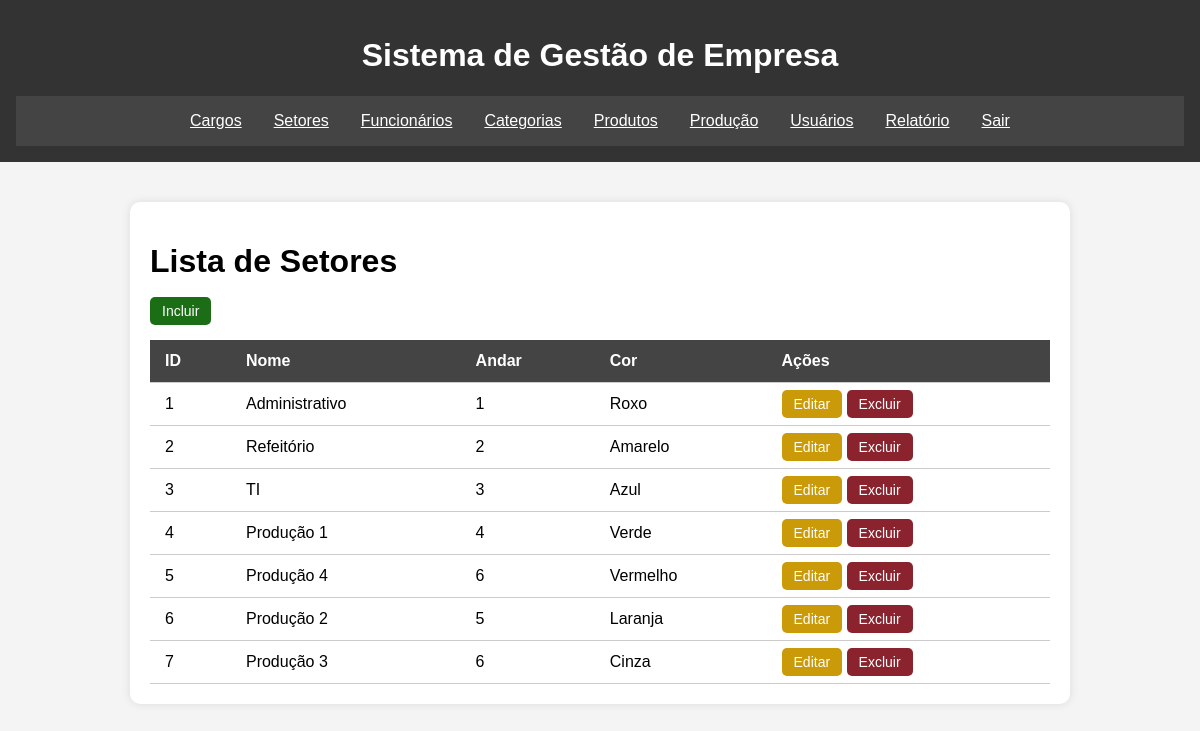
/lista-setores.php (signed in), run on the app's committed database.
### tables this page shows
CREATE TABLE `setor` (
  `SetorID` int(11) NOT NULL,
  `Nome` varchar(45) DEFAULT NULL,
  `Andar` int(11) DEFAULT NULL,
  `Cor` varchar(45) DEFAULT NULL
);

### lista-setores.php (the view, shortened to what this page needs)
<?php
include_once './include/conexao.php';
include_once './include/header.php';
$sql = "SELECT * FROM setor";
$resultado = $conn->query($sql);
?>
<main>
  <div class="container">
      <h1>Lista de Setores</h1>
      <a href="salvar-setores.php" class="btn btn-add">Incluir</a>
      <table>
        <thead>
          <tr>
            <th>ID</th>
            <th>Nome</th>
            <th>Andar</th>
            <th>Cor</th>
            <th>Ações</th>
          </tr>
        </thead>
        <tbody>
          <?php
          while ($dado = $resultado->fetch_assoc()){
          ?>
          <tr>
            <td><?php echo $dado['SetorID']; ?></td>
            <td><?php echo $dado['Nome']; ?></td>
            <td><?php echo $dado['Andar']; ?></td>
            <td><?php echo $dado['Cor']; ?></td>
            <td>
              <a href="salvar-setores.php?id=<?php echo $dado['SetorID']; ?>" class="btn btn-edit">Editar</a>
              <a href="excluir-setores.php?id=<?php echo $dado['SetorID']; ?>" class="btn btn-delete">Excluir</a>
            </td>
          </tr>
          <?php
          }
          ?>
        </tbody>
      </table>
    </div>
</main>
<?php
include_once './include/footer.php';
?>

### include/header.php (shortened to what this page needs)
<!DOCTYPE html>
<html lang="pt-br">
<head>
  <link rel="stylesheet" href="./assets/style.css">
</head>
<body>
  <header>
    <h1>Sistema de Gestão de Empresa</h1>
    <nav id="menu" >
        <a href="./lista-cargos.php">Cargos</a>
        <a href="./lista-setores.php">Setores</a>
        <a href="./lista-funcionarios.php">Funcionários</a>
        <a href="./lista-categorias.php">Categorias</a>
        <a href="./lista-produtos.php">Produtos</a>
        <a href="./lista-producao.php">Produção</a>
        <a href="./lista-usuarios.php">Usuários</a>
        <a href="./relatorios.php">Relatório</a>
        <a href="./logout.php">Sair</a>
      </nav>
  </header>

### include/footer.php (shortened to what this page needs)
</body>
</html>

### assets/style.css (style rules this page uses)
body { font-family: Arial, sans-serif; background-color: #f4f4f4; margin: 0; padding: 0; }
header { background-color: #333; color: white; padding: 1rem; text-align: center; }
nav { display: flex; justify-content: center; background-color: #444; }
nav a { background: none; color: white; border: none; padding: 1rem; cursor: pointer; }
.container { max-width: 900px; margin: 40px auto 0 auto; background: #fff; padding: 20px; border-radius: 10px; box-shadow: 0 0 10px rgba(0,0,0,0.1); }
table { width: 100%; border-collapse: collapse; margin-top: 20px; }
th, td { padding: 12px 15px; border-bottom: 1px solid #ccc; text-align: left; }
th { background-color: #444; color: white; }
.btn { padding: 6px 12px; border: none; border-radius: 5px; color: white; cursor: pointer; text-decoration: none; font-size: 14px; }
.btn-add { background-color: #1c6e16; }
.btn-edit { background-color: #ca9a08; }
.btn-delete { background-color: #8a232d; }

### data on the page
setor: SetorID "1", Nome "Administrativo", Andar "1", Cor "Roxo"
setor: SetorID "2", Nome "Refeitório", Andar "2", Cor "Amarelo"
setor: SetorID "3", Nome "TI", Andar "3", Cor "Azul"
setor: SetorID "4", Nome "Produção 1", Andar "4", Cor "Verde"
setor: SetorID "5", Nome "Produção 4", Andar "6", Cor "Vermelho"
setor: SetorID "6", Nome "Produção 2", Andar "5", Cor "Laranja"
setor: SetorID "7", Nome "Produção 3", Andar "6", Cor "Cinza"
